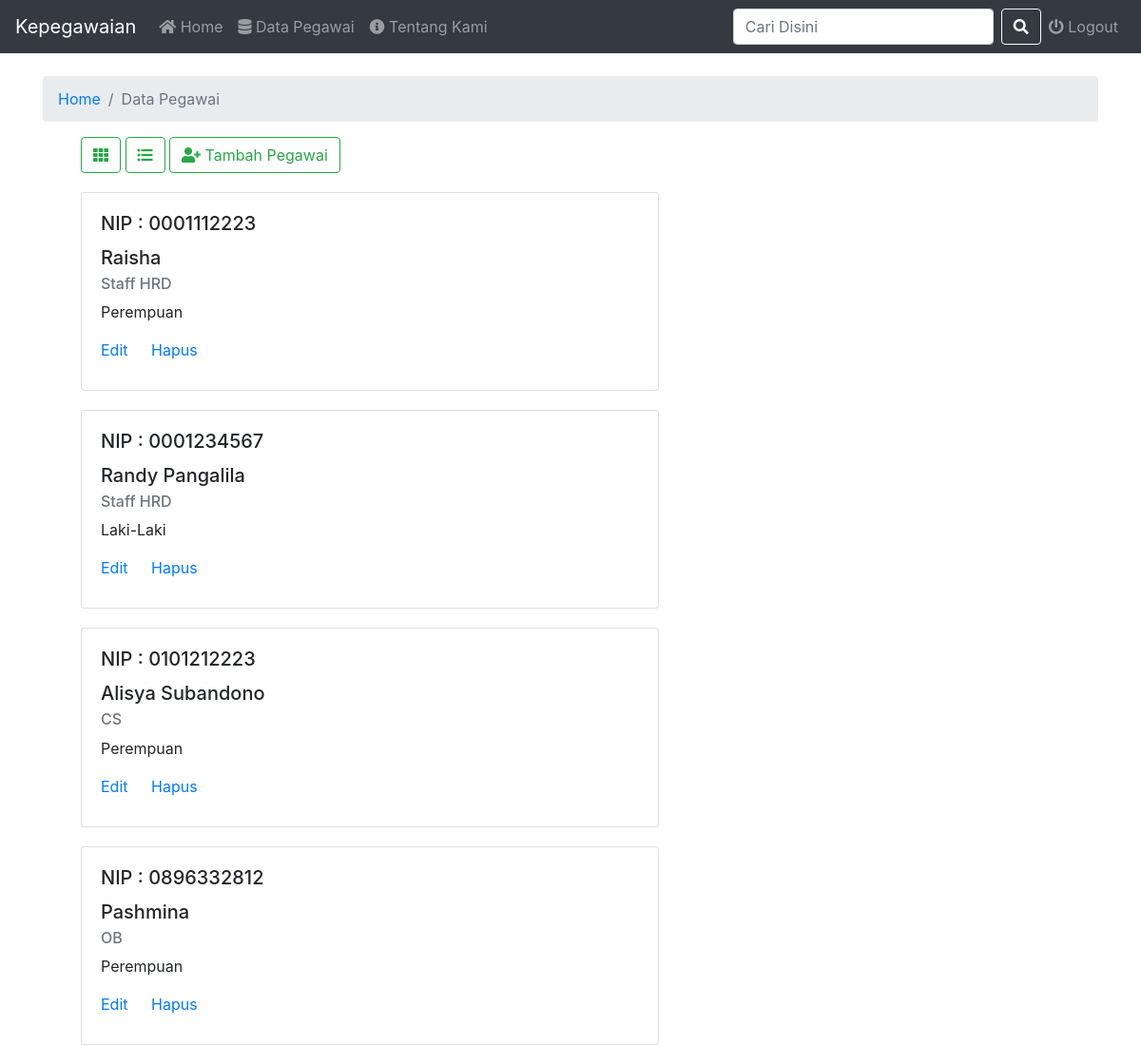
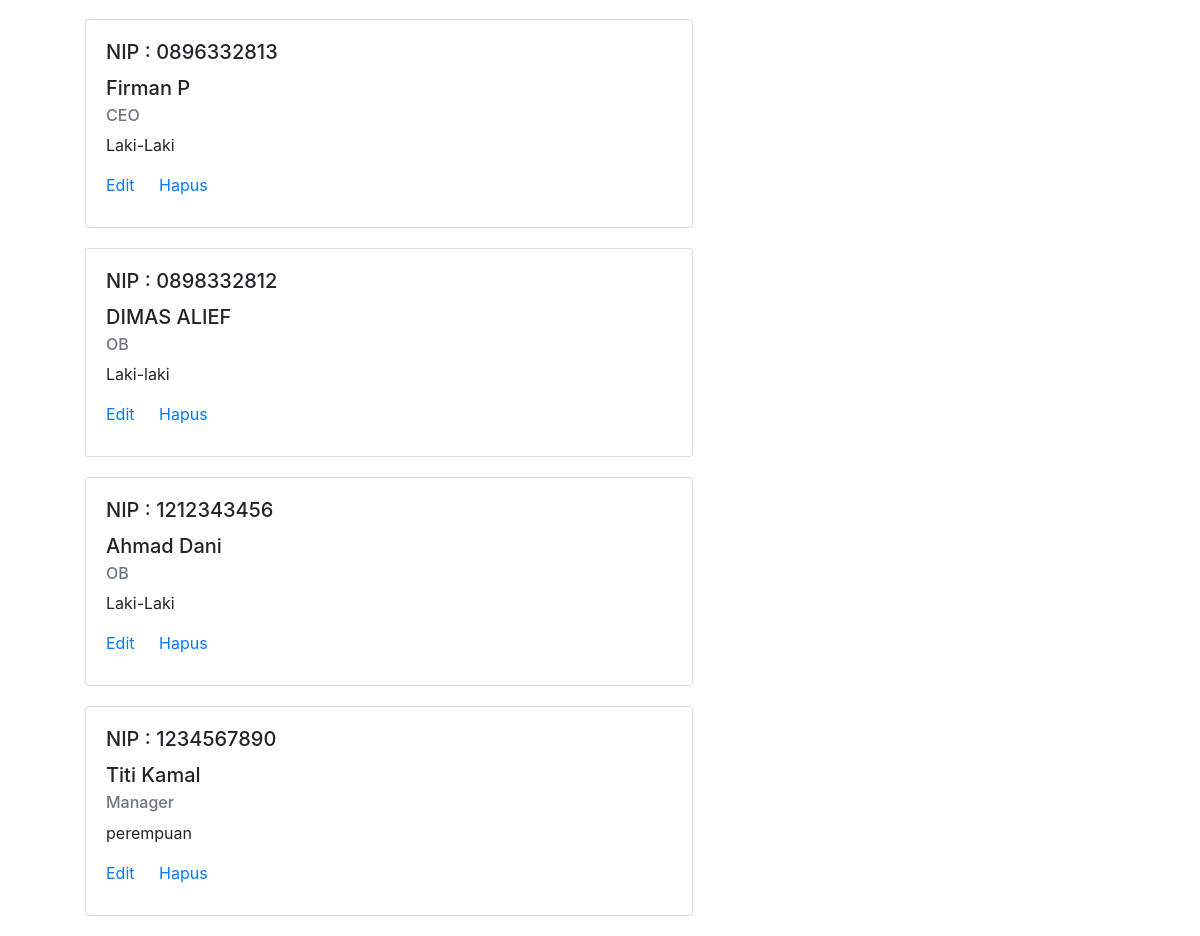
The page /operator/cari.php (signed in) on the database its author committed (2 pictures, top to bottom).
### tables this page shows
CREATE TABLE `pegawai` (
  `nip` char(10) NOT NULL,
  `nama` varchar(30) NOT NULL,
  `tanggal_lahir` varchar(25) NOT NULL,
  `j_kelamin` char(9) NOT NULL,
  `alamat` varchar(50) NOT NULL,
  `jabatan` varchar(50) NOT NULL,
  `pendidikan` varchar(50) NOT NULL,
  `p_kerja` varchar(500) NOT NULL,
  `password` varchar(50) NOT NULL,
  `level` varchar(15) NOT NULL
);

### operator/cari.php (the view, shortened to what this page needs)
<!DOCTYPE html>
<html lang="en">
<head>
	<link rel="stylesheet" href="https://maxcdn.bootstrapcdn.com/bootstrap/4.0.0/css/bootstrap.min.css">
	<link rel="stylesheet" href="https://use.fontawesome.com/releases/v5.6.3/css/all.css">
</head>
<body>
	<nav class="navbar navbar-expand-lg navbar-dark bg-dark">
		<a class="navbar-brand" href="./">Kepegawaian</a>
		<div class="collapse navbar-collapse" id="navbarSupportedContent">
			<ul class="navbar-nav mr-auto">
				<li class="nav-item">
					<a class="nav-link" href="./"><i class='fas fa-home'></i> Home <span class="sr-only">(current)</span></a>
				</li>
				<li class="nav-item">
					<a class="nav-link" href="pegawai.php"><i class='fas fa-database'></i> Data Pegawai</a>
				</li>
				<li class="nav-item">
					<a class="nav-link" href="tentang.php"><i class='fas fa-info-circle'></i> Tentang Kami</a>
				</li>
			</ul>
			<form class="form-inline my-2 my-lg-0" action="cari.php">
				<input class="form-control mr-sm-2" type="search"  name="cari" id="cari"  placeholder="Cari Disini" aria-label="Search">
				<button class="btn btn-outline-light my-2 my-sm-0" type="submit"><i class="fas fa-search"></i></button>
			</form>
			<ul class="navbar-nav">
				<li class="nav-item">
					<a class="nav-link" href="../koneksi/logout.php"><i class='fas fa-power-off'></i> Logout</a>
				</li>
			</ul>
		</div>
	</nav>
	<div id="container" class="container">
		<br>
		<nav aria-label="breadcrumb">
			<ol class="breadcrumb">
				<li class="breadcrumb-item"><a href="./">Home</a></li>
				<li class="breadcrumb-item active" aria-current="page">Data Pegawai</li>
			</ol>
		</nav>
		<ul class="list">
		<div class="buttons">
			<button class="btn btn-outline-success my-2 my-sm-0 grid"><i class='fas fa-th grid'></i></button>
			<button class="btn btn-outline-success my-2 my-sm-0 list"><i class='fas fa-list-ul list'></i></button>
			<button type="button" class="btn btn-outline-success" data-toggle="modal" data-target="#exampleModal"><i class='fas fa-user-plus'></i> Tambah Pegawai</button>
		</div>
		<?php
		include "../koneksi/koneksi.php";
			$cari = $_GET['cari'];
			$query = mysqli_query($mysqli, "select * from pegawai where nama like '%$cari%'");
			$count = mysqli_num_rows($query);
			if($count > 0 ){
			while($user_data = mysqli_fetch_array($query)) { ?>
			<li>
				<div class="card">
					<div class="card-body">
						<h5 class='card-title'>NIP : <?php echo $user_data['nip'];?></h5>
						<h5 class='card-title'><?php echo $user_data['nama'];?></h5>
						<h6 class="card-subtitle mb-2 text-muted"><?php echo $user_data['jabatan'];?></h6>
						<p class="card-text"><?php echo $user_data['j_kelamin'];?></p>
						<a href='editPegawai.php?nip=<?php echo $user_data['nip']; ?>' class="card-link">Edit</a>
						<a href='delete.php?nip=<?php echo $user_data['nip']; ?>' class="card-link">Hapus</a>
					</div>
				</div>
			</li>
			<?php
				}
			}else{
				echo "Pencarian <strong>" . $cari . "</strong>Tidak Ditemukan";
			}
		?>
		</ul>
	</div>
</body>
</html>

### operator/cari.php (style rules this page uses)
#container ul { list-style: none; }
#container .buttons { margin-bottom: 20px; }
#container .list li .card { width: 38rem; margin-bottom: 20px; padding-bottom: 10px; }

### rows shown on the page
pegawai: nip "0001112223", nama "Raisha", jabatan "Staff HRD", j_kelamin "Perempuan"
pegawai: nip "0001234567", nama "Randy Pangalila", jabatan "Staff HRD", j_kelamin "Laki-Laki"
pegawai: nip "0101212223", nama "Alisya Subandono", jabatan "CS", j_kelamin "Perempuan"
pegawai: nip "0896332812", nama "Pashmina", jabatan "OB", j_kelamin "Perempuan"
pegawai: nip "0896332813", nama "Firman P", jabatan "CEO", j_kelamin "Laki-Laki"
pegawai: nip "0898332812", nama "DIMAS ALIEF", jabatan "OB", j_kelamin "Laki-laki"
pegawai: nip "1212343456", nama "Ahmad Dani", jabatan "OB", j_kelamin "Laki-Laki"
pegawai: nip "1234567890", nama "Titi Kamal", jabatan "Manager", j_kelamin "perempuan"
